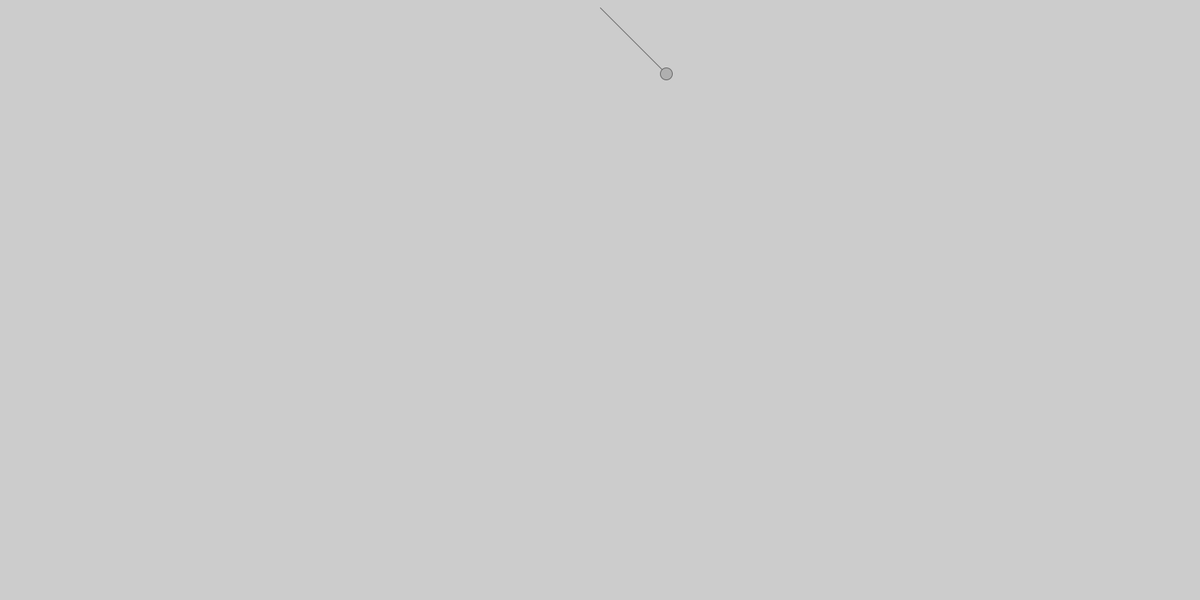
Frame 1 (no input)
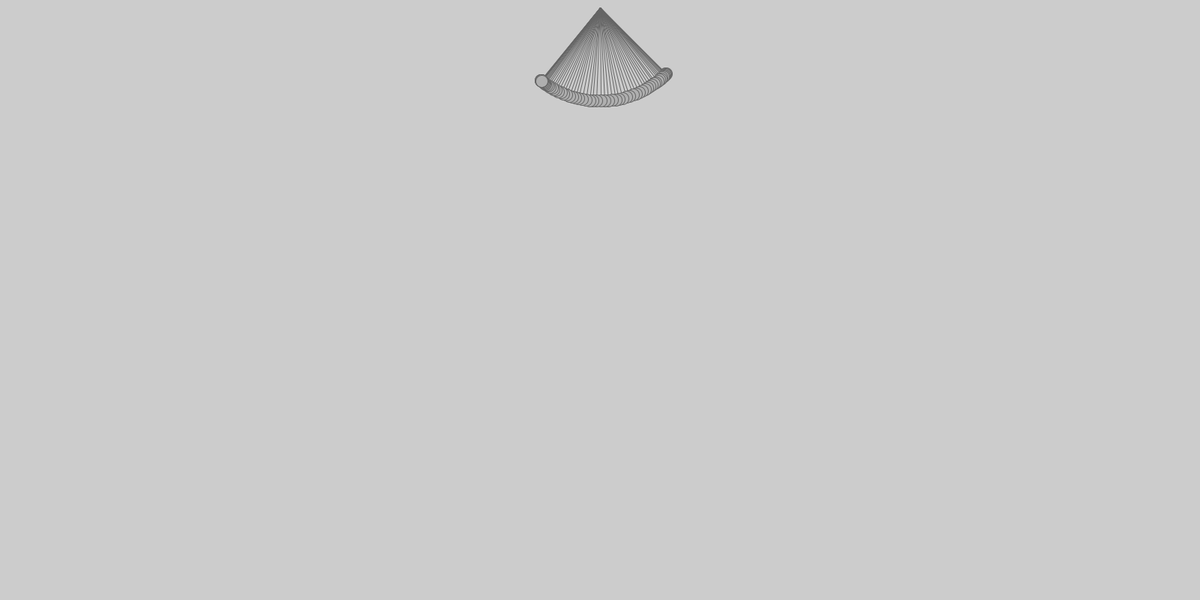
Frame 60 (the mouse pressed at the canvas centre just before this capture)
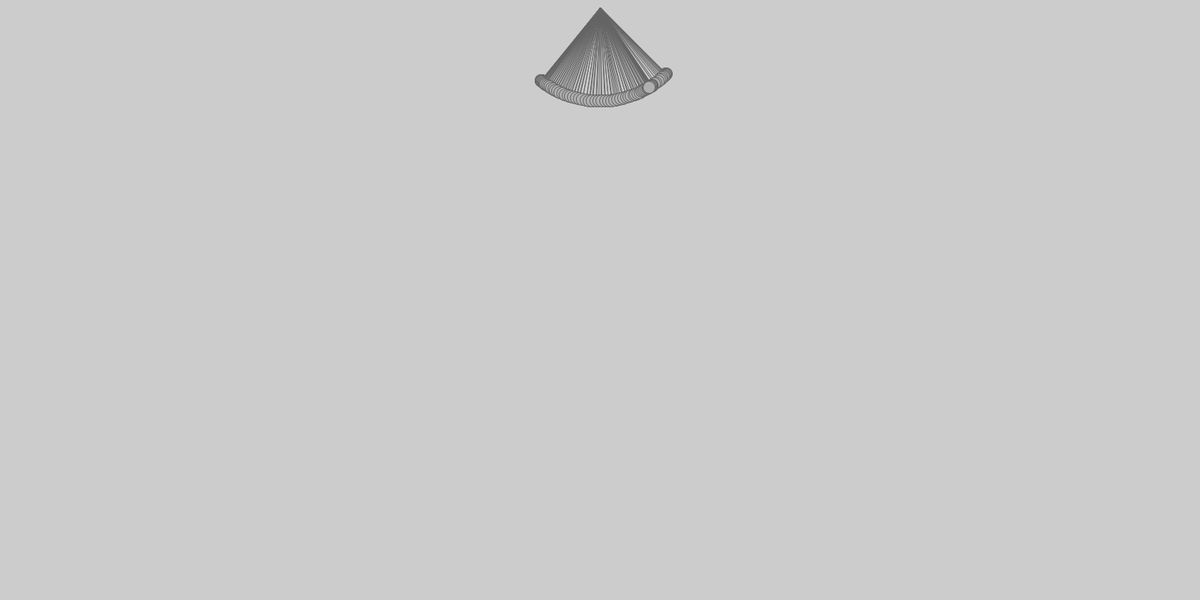
Frame 120 (the mouse held since frame 60 and released just before this capture)

The Processing sketch that drew these frames (run headless with seeded random() and noise(); from frame 60 on, the mouse is pressed at the canvas centre):

// Processing sketch: Cirbit_Reb_og_Bold_Reb
// ── Cirbit_Reb_og_Bold_Reb.pde
Game game = new Game();

void setup(){
  size(1600,800);
  game.setup();
}

void draw(){
  game.draw();
}

// ── Ball.pde
class Ball{
 
  PVector locB;
  PVector ori;
  
  float l = 125;
  float angle;
  float aVel;
  float aAccel;
  float damping;
  
  Ball(PVector locB_, PVector ori_){
    locB = locB_;
    angle= PI/4;
    ori = ori_;
    
    aVel = 0.0;
    aAccel = 0.0;
    
    damping = 0.995;
  }
  
  void run(){
    update();
    display();
  }
  
  void update(){
    
    float gravity = 0.4;

    aAccel = (-1 * gravity / l) * sin(angle);

    aVel += aAccel;
    angle += aVel;

    aVel *= damping;
  
  }
  
  void display(){
    locB.set(l*sin(angle),l*cos(angle),0);
    locB.add(ori);
    fill(175);
    ellipse(locB.x,locB.y,16,16);
  }
  
  boolean connect(){
    if(keyPressed && key == 'f'){
        return false;
    }
    return true;
  }
}

// ── Game.pde
class Game{
  
  Rope R1;
  Ball B1;
  
 void setup(){
   R1 = new Rope(new PVector(width/2,10),125);
   B1 = new Ball(new PVector (R1.locR.x, R1.locR.y),new PVector (R1.ori.x,R1.ori.y));
 }
  
  void draw(){
    clear();
    R1.run();
    B1.run();
  }
  
  boolean connected(){
    if(B1.connect()){
      return true;
    }
    return false;
  }
}

// ── Rope.pde
class Rope {
  
  PVector ori;                      // origin
  PVector locR;                      // location
  
  float l;                          // length of rope
  float angle;                      // angle
  float aVel;                       // angled velocity
  float aAccel;                     // angled acceleration
  float damping;                    // the dampening of velocity
 
  Rope(PVector ori_, float l_) {
    ori = ori_.get();
    locR = new PVector();
    l = l_;
    angle = PI/4;
    
    aVel = 0.0;
    aAccel = 0.0;
    
    damping = 0.995;
    
  }
  
    void run(){
    update();
    display();
  }
  
  void update(){
    float gravity = 0.4;


      aAccel = (-1 * gravity / l) * sin(angle);

    aVel += aAccel;
    angle += aVel;

    aVel *= damping;
  }
  
  void display(){
    locR.set(l*sin(angle),l*cos(angle),0);
    locR.add(ori);
    
    stroke(100);
    
    if(game.connected()){
    line(ori.x, ori.y, locR.x, locR.y);
    }
  }
}
